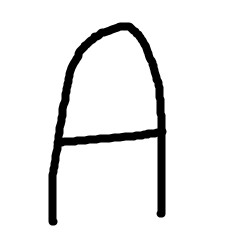
#> input picture My_A_2.jpg, 231 x 243 px
$ jupyter execute --allow-errors handwritten_char_recog.ipynb
#> lines starting #> are read from the running program, lines starting #| are printed output that depends on the picture; after the words box and inside, x2 and y2 are one past the last pixel; in counts of white or black regions, pixels touching at a corner belong together
[cell 1]
from keras.datasets import mnist
import matplotlib.pyplot as plt
import cv2
import numpy as np
from keras.models import Sequential
from keras.layers import Dense, Flatten, Conv2D, MaxPool2D, Dropout
from keras.optimizers import SGD, Adam
from keras.callbacks import ReduceLROnPlateau, EarlyStopping
from keras.utils import to_categorical
import pandas as pd
import numpy as np
from sklearn.model_selection import train_test_split
from keras.utils import np_utils
import matplotlib.pyplot as plt
# from tqdm import tqdm_notebook
from sklearn.utils import shuffle

#> (a cell that did not finish here is left out)

[cell 3]
# Dictionary for getting characters from index values...
word_dict = {0:'A',1:'B',2:'C',3:'D',4:'E',5:'F',6:'G',7:'H',8:'I',9:'J',10:'K',11:'L',12:'M',13:'N',14:'O',15:'P',16:'Q',17:'R',18:'S',19:'T',20:'U',21:'V',22:'W',23:'X', 24:'Y',25:'Z'}

#> (a cell that did not finish here is left out)

#> (a cell that did not finish here is left out)

#> (a cell that did not finish here is left out)

#> (a cell that did not finish here is left out)

#> (a cell that did not finish here is left out)

#> (a cell that did not finish here is left out)

#> (a cell that did not finish here is left out)

[cell 11]
# Displaying some of the test images & their predicted labels...

fig, axes = plt.subplots(3,3, figsize=(8,9))
axes = axes.flatten()

#> (the rest of this cell did not finish here and is left out)

[cell 12]
# Prediction on external image...

img = cv2.imread(r'My_A_2.jpg')
#> img is the input picture: shape (243, 231, 3); min 0, max 255, mean 235.5
img_copy = img.copy()

img = cv2.cvtColor(img, cv2.COLOR_BGR2RGB)
img = cv2.resize(img, (400,440))
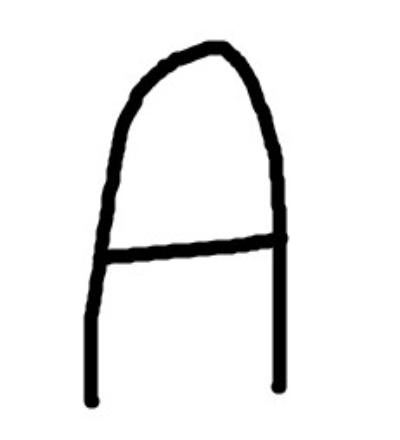
#> img: shape (440, 400, 3); min 0, max 255, mean 235.5

img_copy = cv2.GaussianBlur(img_copy, (7,7), 0)
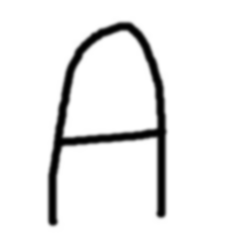
#> img_copy: shape (243, 231, 3); min 0, max 255, mean 235.5
img_gray = cv2.cvtColor(img_copy, cv2.COLOR_BGR2GRAY)
_, img_thresh = cv2.threshold(img_gray, 100, 255, cv2.THRESH_BINARY_INV)
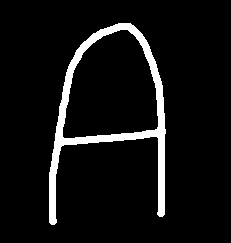
#> img_thresh: shape (243, 231); 6.8% white; 1 white region, box (x1, y1, x2, y2) and area: (49, 23, 166, 225) 3825

img_final = cv2.resize(img_thresh, (28,28))
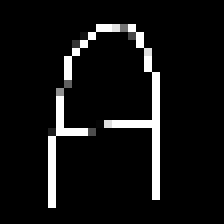
#> img_final: shape (28, 28) (shown 8 times larger); min 0, max 255, mean 18.2
img_final = np.reshape(img_final, (1,28,28,1))

#> (the rest of this cell did not finish here and is left out)

## Random Forest

[cell 13]
from sklearn.metrics import accuracy_score
from sklearn.ensemble import RandomForestClassifier

RFC = RandomForestClassifier(n_estimators=150)

#> (the rest of this cell did not finish here and is left out)

## K-Nearest Neighbors

[cell 14]
from sklearn.neighbors import KNeighborsClassifier
#> (the rest of this cell did not finish here and is left out)

## Image to Text

[cell 15]
import pytesseract
from PIL import Image

[cell 16]
img = Image.open('My_Text3.png')
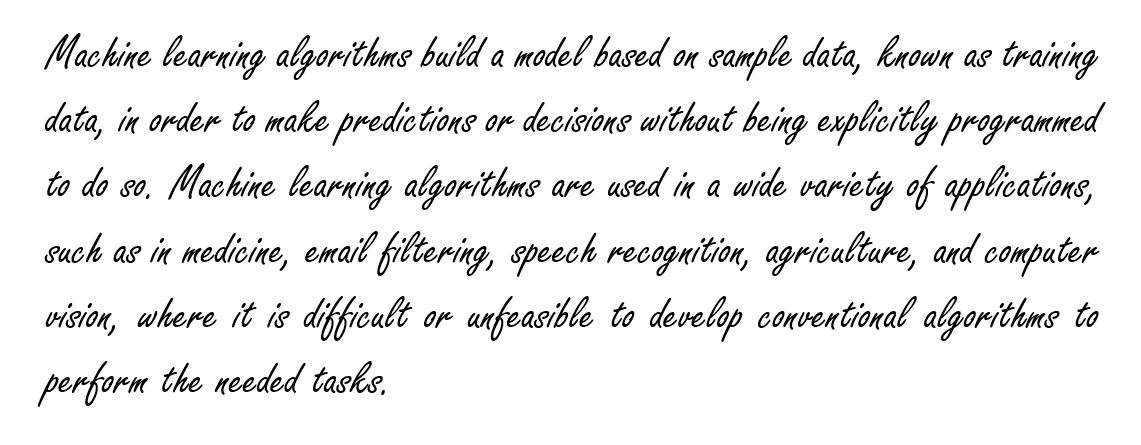
#> input picture My_Text3.png, 1141 x 445 px
#> img is the input picture: PIL image 1141x445 RGBA; mean R, G, B, A 236.2, 236.2, 236.2, 255
print(img)
#| <PIL.PngImagePlugin.PngImageFile image mode=RGBA size=1141x445 at 0x7FE8913C0E50>
plt.imshow(img)
plt.show()

pytesseract.pytesseract.tesseract_cmd ='C:/Users/ishan/AppData/Local/Programs/Tesseract-OCR/tesseract.exe'
#> (the rest of this cell did not finish here and is left out)
